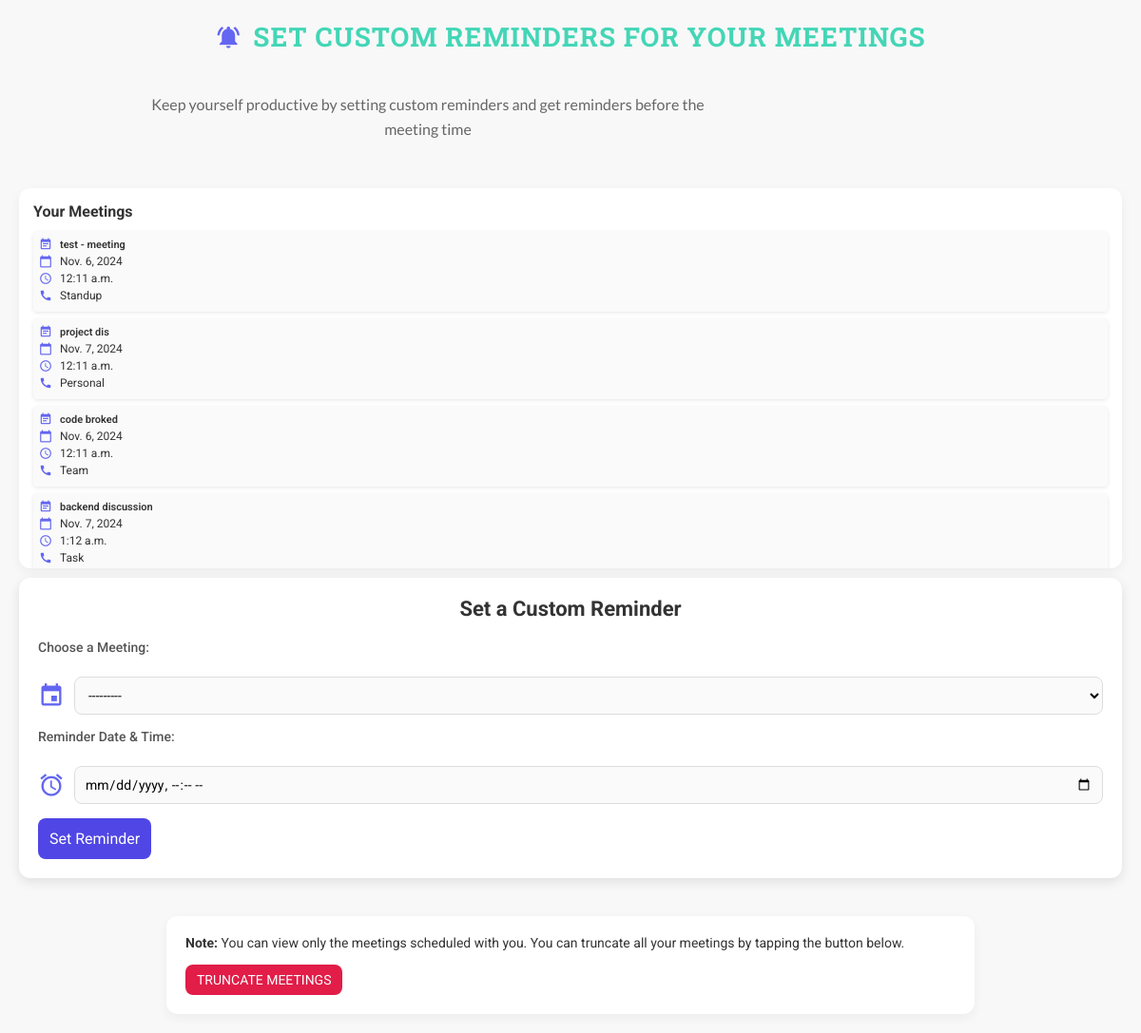
/meet/set_reminders/ (signed in), run on an earlier commit of the app's database.
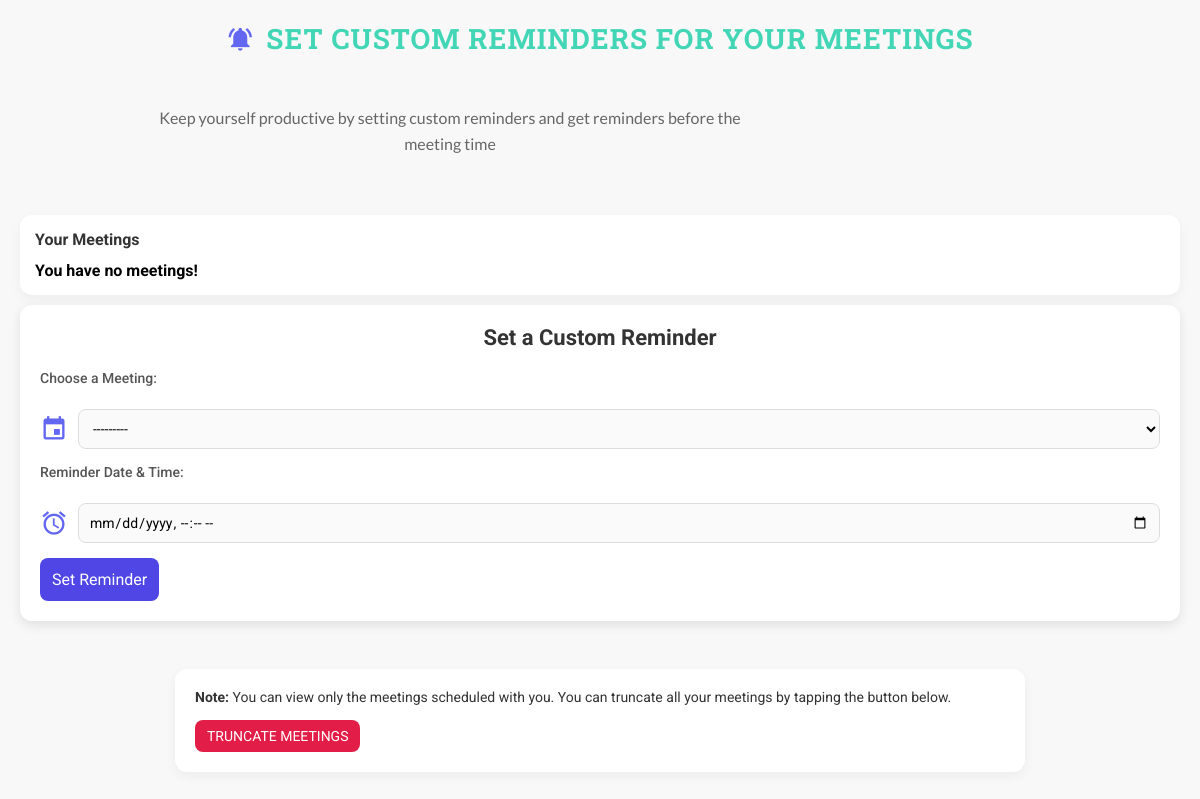
And on a later commit of the database.
### meet/models.py (models this page shows)
class Meeting(models.Model):
    title = models.CharField(max_length=100, null=True)
    date = models.DateField(null=True)
    time = models.TimeField(null=True)
    meeting_link=models.TextField(null=True)
    meeting_type=models.CharField(max_length=100, choices=(('Task','Task'),('Standup','Standup'),('Personal','Personal'),('Team','Team')), null=True)
    user = models.ForeignKey(User, on_delete=models.CASCADE, null=True)
    admin = models.ForeignKey(User, related_name='admin_user', on_delete=models.CASCADE, null=True)
    def __str__(self):
        return f"{self.title} - {self.user.username} on {self.date}"

### meet/views.py (the view, shortened to what this page needs)
# urls.py: path('set_reminders/', CustomReminderView.as_view(), name='set_reminders'),
class CustomReminderView(View):
    template_name='meet/set_reminders.html'
    def get(self, request):
        meetings=Meeting.objects.filter(user=request.user)
        form = ReminderForm(request=request)
        return render(request,self.template_name, {'form':form, 'meetings':meetings})

### meet/forms.py
class ReminderForm(forms.ModelForm):
    class Meta:
        model = Reminder
        fields= ['meeting','reminder_datetime']
        widgets={
            'reminder_datetime':forms.DateTimeInput(attrs={'type':'datetime-local'}),
        }
    def __init__(self, *args, **kwargs):
        self.request= kwargs.pop('request', None)
        super(ReminderForm, self).__init__(*args, **kwargs)
        if self.request and self.request.user.is_authenticated:
            user = self.request.user
            self.fields['meeting'].queryset=Meeting.objects.filter(user=user)
        self.fields['meeting'].label = 'Select a Meeting'

### meet/templates/meet/set_reminders.html (shortened to what this page needs)
<!DOCTYPE html>
<html lang="en">
<head>
</head>
<body>
    <h1 class="h1-class">
        <span class="material-icons">notifications_active</span>
        Set Custom Reminders For Your Meetings
    </h1>
    <p class="p-class">
        Keep yourself productive by setting custom reminders and get reminders before the meeting time
    </p>
<section class="message">
</section>
    <div class="flex-container">
        <div class="meetings-container">
            <h3>Your Meetings</h3>
            {% if meetings %}
                {% for meeting in meetings %}
                    <div class="meeting-box">
                        <div>
                            <div class="meeting-item">
                                <span class="material-icons">event_note</span>
                                <strong>{{ meeting.title }}</strong>
                            </div>
                            <div class="meeting-item">
                                <span class="material-icons">calendar_today</span>
                                <span>{{ meeting.date }}</span>
                            </div>
                            <div class="meeting-item">
                                <span class="material-icons">access_time</span>
                                <span>{{ meeting.time }}</span>
                            </div>
                            <div class="meeting-item">
                                <span class="material-icons">call</span>
                                <span>{{ meeting.meeting_type }}</span>
                            </div>
                        </div>
                    </div>
                {% endfor %}
            {% else %}
                <strong>You have no meetings!</strong>
            {% endif %}
        </div>
        <div class="container">
            <h2>Set a Custom Reminder</h2>
            <form method="post">
                <label for="meeting">Choose a Meeting:</label>
                <div class="input-container">
                    <span class="material-icons">event</span>
                    {{ form.meeting }}
                </div>
                <label for="reminder_datetime">Reminder Date & Time:</label>
                <div class="input-container">
                    <span class="material-icons">alarm</span>
                    {{ form.reminder_datetime }}
                </div>
                <div class="btn-container">
                    <button type="submit">Set Reminder</button>
                </div>
            </form>
        </div>
    </div>
    <div class="info-container">
        <p><strong>Note:</strong> You can view only the meetings scheduled with you. You can truncate all your meetings by tapping the button below.</p>
        <a href="{% url 'delete_meetings'%}">
            <button class="truncate-btn" type="submit">Truncate Meetings</button>
        </a>
    </div>
</body>
</html>

What changed in the data, as far as the page shows it:
removed Meeting: title "test - meeting", date "Nov. 6, 2024", time "12:11 a.m.", meeting_type "Standup"
removed Meeting: title "project dis", date "Nov. 7, 2024", time "12:11 a.m.", meeting_type "Personal"
removed Meeting: title "code broked", date "Nov. 6, 2024", time "12:11 a.m.", meeting_type "Team"
removed Meeting: title "backend discussion", date "Nov. 7, 2024", time "1:12 a.m.", meeting_type "Task"
Also different on the page:
text now shown: "You have no meetings!"
